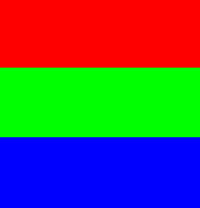
#> input picture images/color.png, 200 x 208 px
$ jupyter execute 04-color-spaces.ipynb
#> lines starting #> are read from the running program, lines starting #| are printed output that depends on the picture
## <div style="direction:rtl;text-align:right;font-family:B Lotus, B Nazanin, Tahoma">فضاهای رنگی در OpenCV</div>

[cell 1]
import matplotlib.pyplot as plt
import numpy as np
import cv2

## More about RGB(or BGR) images

[cell 2]
# Split the image into the B,G,R components
img = cv2.imread("./images/color.png")
#> img is the input picture: shape (208, 200, 3); mean B, G, R 86.8, 85.3, 82.9
b,g,r = cv2.split(img)

# Show the channels
plt.figure(figsize=[20,5])
plt.subplot(141);plt.imshow(r,cmap='gray');plt.title("Red Channel");
plt.subplot(142);plt.imshow(g,cmap='gray');plt.title("Green Channel");
plt.subplot(143);plt.imshow(b,cmap='gray');plt.title("Blue Channel");

# Show the original image
plt.subplot(144);plt.imshow(img[:,:,::-1]);plt.title("all channels");

[cell 3]
# Split the image into the B,G,R components
img = cv2.imread("./images/input.jpg")
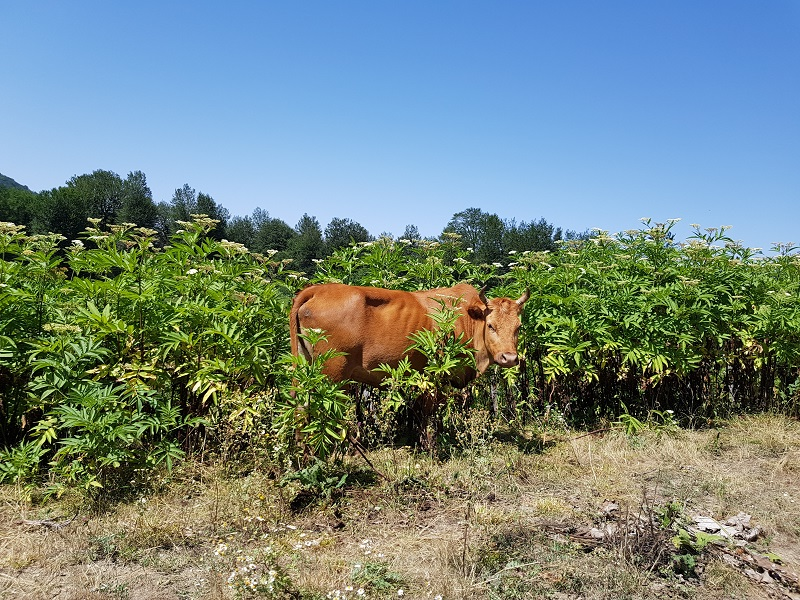
#> input picture images/input.jpg, 800 x 600 px
#> img is the input picture: shape (600, 800, 3); mean B, G, R 128.9, 134.4, 116.5
b,g,r = cv2.split(img)
#> b: shape (600, 800)
#> g: shape (600, 800)
#> r: shape (600, 800)

# Show the channels
plt.figure(figsize=[20,5])
plt.subplot(141);plt.imshow(r,cmap='gray');plt.title("Red Channel");
plt.subplot(142);plt.imshow(g,cmap='gray');plt.title("Green Channel");
plt.subplot(143);plt.imshow(b,cmap='gray');plt.title("Blue Channel");

# Show the original image
plt.subplot(144);plt.imshow(img[:,:,::-1]);plt.title("all channels");

### merge channels to form an image

[cell 4]
# Let's re-make the original image,
merged = cv2.merge([b, g, r])
# Show the channels
plt.figure(figsize=[20,5])
plt.subplot(141);plt.imshow(r,cmap='gray');plt.title("Red Channel");
plt.subplot(142);plt.imshow(g,cmap='gray');plt.title("Green Channel");
plt.subplot(143);plt.imshow(b,cmap='gray');plt.title("Blue Channel");

# Show the original image
plt.subplot(144);plt.imshow(merged[:,:,::-1]);plt.title("merged output");

[cell 5]
zeros = np.zeros_like(r, 'uint8')

red = cv2.merge([zeros, zeros, r])
green = cv2.merge([zeros, g, zeros])
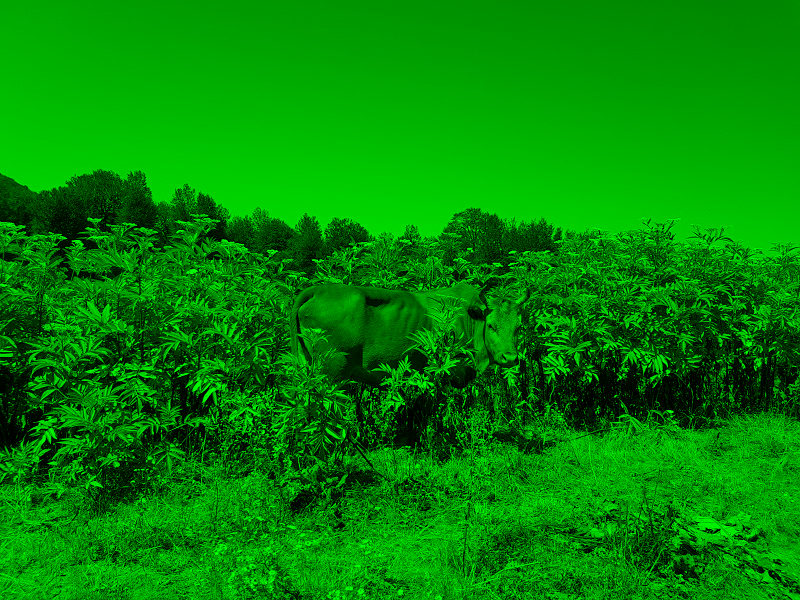
#> green: shape (600, 800, 3); mean of channels 0, 1, 2 0, 134.4, 0; drawn as B, G, R
blue = cv2.merge([b, zeros, zeros])
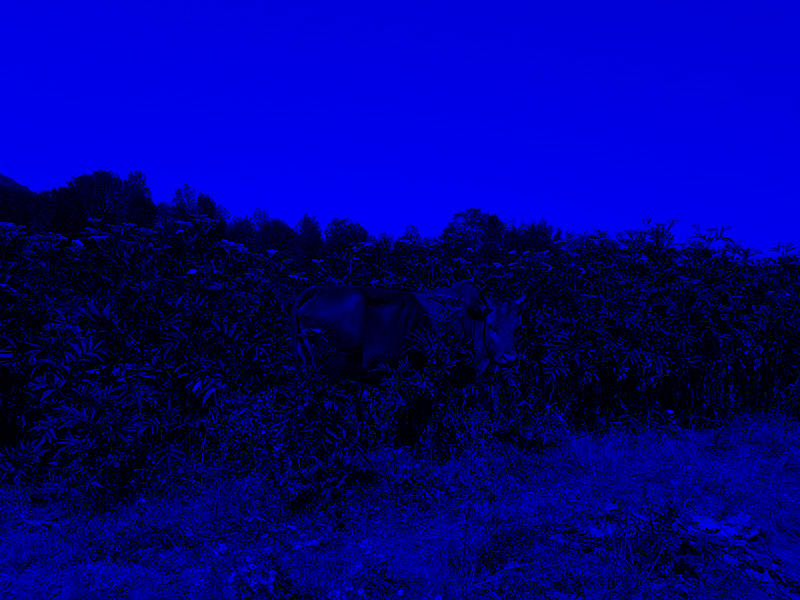
#> blue: shape (600, 800, 3); mean of channels 0, 1, 2 128.9, 0, 0; drawn as B, G, R

# Show the channels
plt.figure(figsize=[20,5])
plt.subplot(141);plt.imshow(red[...,::-1],cmap='gray');plt.title("Red");
plt.subplot(142);plt.imshow(green[...,::-1],cmap='gray');plt.title("Green");
plt.subplot(143);plt.imshow(blue[...,::-1],cmap='gray');plt.title("Blue");

### Modifying individual Channel

[cell 6]
import matplotlib.pyplot as plt
import numpy as np
import cv2

# Split the image into the B,G,R components
img = cv2.imread("./images/input.jpg")
b,g,r = cv2.split(img)

# Let's re-make the original image,
modified_b = b+20
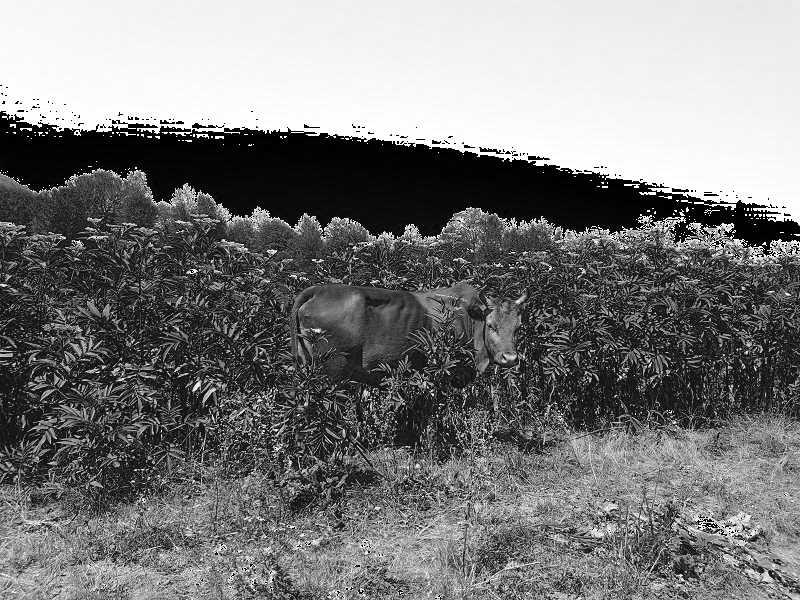
#> modified_b: shape (600, 800); min 0, max 255, mean 122.5
merged = cv2.merge([modified_b, g, r])
# Show the channels
plt.figure(figsize=[20,5])
plt.subplot(141);plt.imshow(r,cmap='gray');plt.title("Red Channel");
plt.subplot(142);plt.imshow(g,cmap='gray');plt.title("Green Channel");
plt.subplot(143);plt.imshow(modified_b,cmap='gray');plt.title("Modified blue Channel");

# Show the original image
plt.subplot(144);plt.imshow(merged[:,:,::-1]);plt.title("modified image");

can you guess what is the problem?!

[cell 7]
# Let's re-make the original image,
modified_b = b.astype('int16') + 20
modified_b = np.minimum(modified_b, 255)
modified_b = modified_b.astype('uint8')

merged = cv2.merge([modified_b, g, r])
# Show the channels
plt.figure(figsize=[20,8])
plt.subplot(241);plt.imshow(r,cmap='gray');plt.title("Red Channel");
plt.subplot(242);plt.imshow(g,cmap='gray');plt.title("Green Channel");
plt.subplot(243);plt.imshow(b,cmap='gray');plt.title("original blue Channel");
plt.subplot(244);plt.imshow(img[:,:,::-1]);plt.title("original image");

# Show the modified channel and image
plt.subplot(247);plt.imshow(modified_b,cmap='gray');plt.title("Modified blue Channel");
plt.subplot(248);plt.imshow(merged[:,:,::-1]);plt.title("modified image");

Better alternative (see [10-Arithmetic Operations](#) notebooks)

[cell 8]
assert np.all(modified_b == cv2.add(b, 20))

### Another useful color space is HSV
<ul>
<li>Hue – Color Value (0 – 179)</li>
<li>Saturation – Vibrancy of color (0-255)</li>
<li>Value – Brightness or intensity (0-255)</li>
</ul>

Infact HSV is very useful in color filtering.

[cell 9]
#H: 0 - 180, S: 0 - 255, V: 0 - 255

img = cv2.imread('./images/input.jpg')
hsv_image = cv2.cvtColor(img, cv2.COLOR_BGR2HSV)
#> hsv_image: shape (600, 800, 3); mean H, S, V 59, 126.3, 160.4

cv2.imshow('HSV image', hsv_image)
cv2.imshow('Hue channel', hsv_image[:, :, 0])
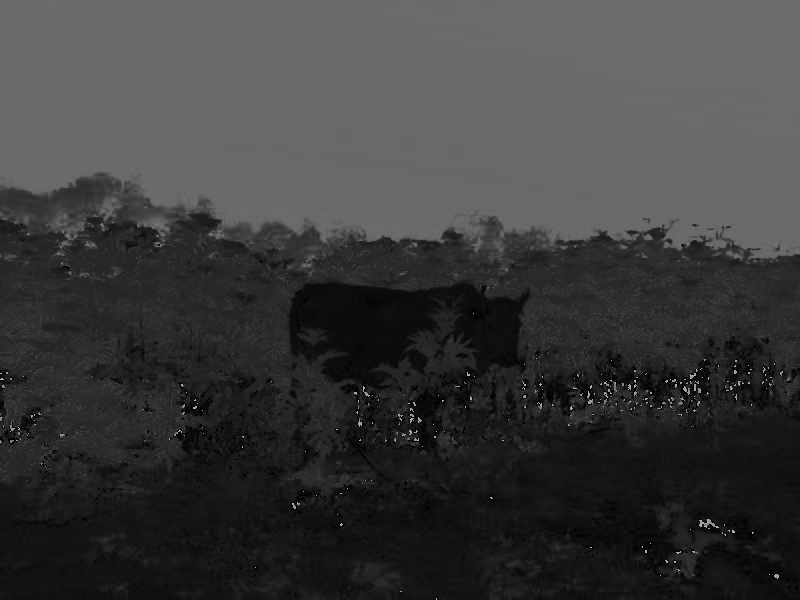
#> window 'Hue channel': shape (600, 800); min 0, max 179, mean 59
cv2.imshow('Saturation channel', hsv_image[:, :, 1])
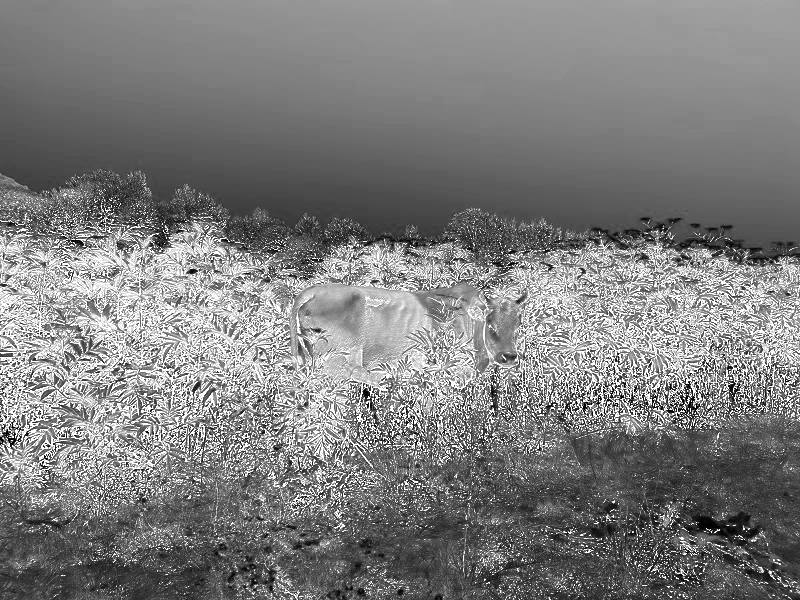
#> window 'Saturation channel': shape (600, 800); min 0, max 255, mean 126.3
cv2.imshow('Value channel', hsv_image[:, :, 2])
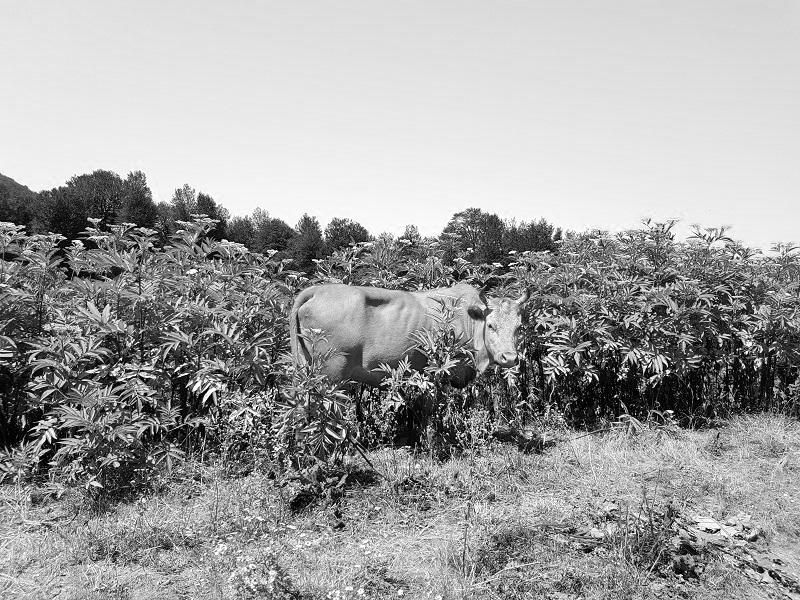
#> window 'Value channel': shape (600, 800); min 0, max 255, mean 160.4

cv2.waitKey()
cv2.destroyAllWindows()

[cell 10]
# Show the channels
plt.figure(figsize=[20,5])
plt.subplot(131);plt.imshow(hsv_image[:, :, 0],cmap='gray');plt.title("Hue Channel");
plt.subplot(132);plt.imshow(hsv_image[:, :, 1],cmap='gray');plt.title("Saturation Channel");
plt.subplot(133);plt.imshow(hsv_image[:, :, 2],cmap='gray');plt.title("Value Channel");

[cell 11]
saturated_image = cv2.merge([hsv_image[:, :, 0], cv2.add(hsv_image[:, :, 1], 50), hsv_image[:, :, 2]])
#> saturated_image: shape (600, 800, 3); mean H, S, V 59, 171, 160.4
saturated_image = cv2.cvtColor(saturated_image, cv2.COLOR_HSV2BGR)
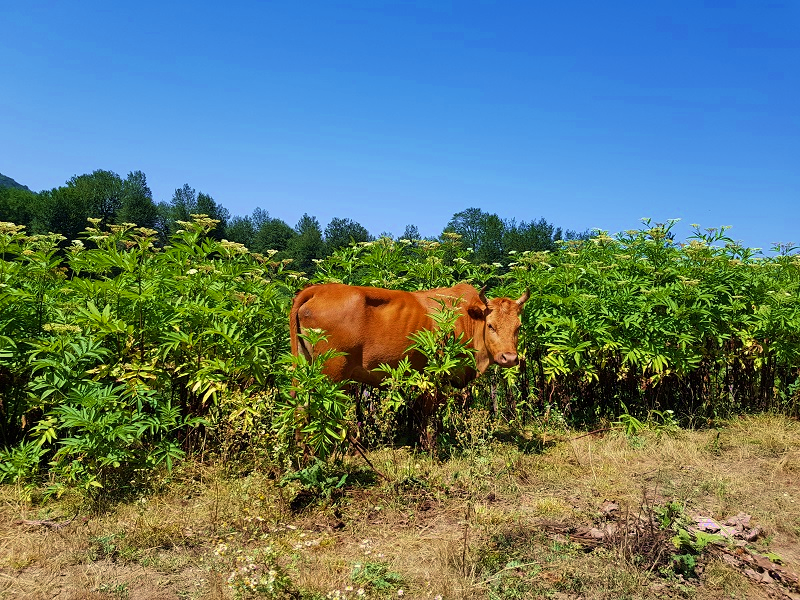
#> saturated_image: shape (600, 800, 3); mean B, G, R 114.8, 122.4, 97.7

plt.figure(figsize=[12,5])

plt.subplot(121)
plt.imshow(saturated_image[...,::-1])
plt.title('saturated image')

plt.subplot(122)
plt.imshow(img[...,::-1])
plt.title('original image')

[cell 12]
brighter_image = cv2.merge([hsv_image[:, :, 0], hsv_image[:, :, 1], cv2.add(hsv_image[:, :, 2], 50)])
#> brighter_image: shape (600, 800, 3); mean H, S, V 59, 126.3, 199.8
brighter_image = cv2.cvtColor(brighter_image, cv2.COLOR_HSV2BGR)
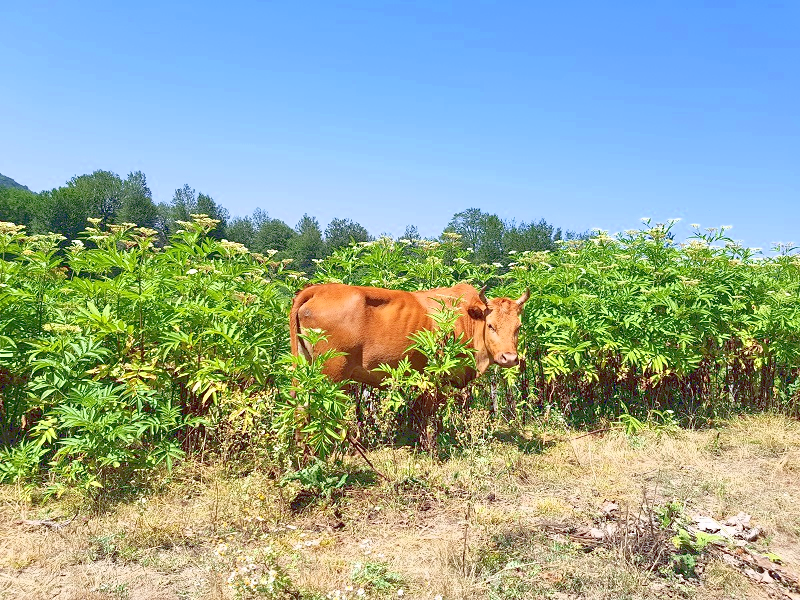
#> brighter_image: shape (600, 800, 3); mean B, G, R 152.3, 168.4, 147

plt.figure(figsize=[12,5])

plt.subplot(121)
plt.imshow(brighter_image[...,::-1])
plt.title('brighter image')

plt.subplot(122)
plt.imshow(img[...,::-1])
plt.title('original image')
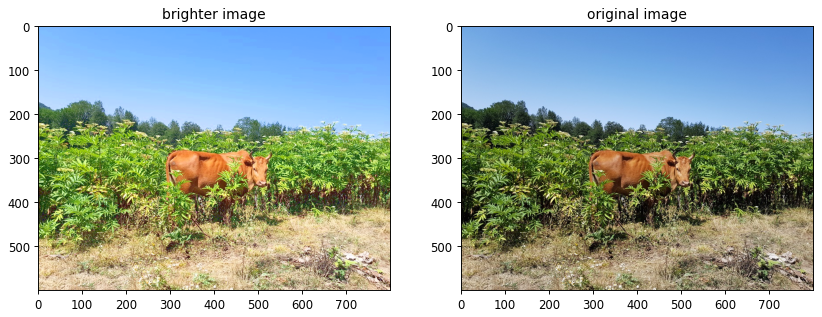
#> figure drawn by matplotlib, 2 panels
